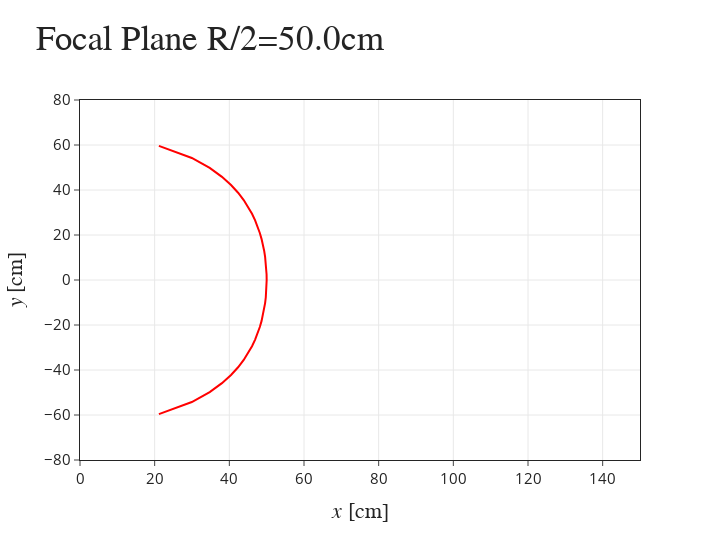

Write notebook code for a chart like this one.
### Code cell
FP1 = go.Scatter(
        x=X,
        y=Y,
        mode="lines",
        name=r"focal plane",
        line=dict(
            color="red", 
            width=2,
            #shape="hvh"
        ),
        #showlegend=True,
        showlegend=False,
    )
fig = go.Figure(FP1, layout=layout)
fig.show()

### Figure 1 — Plotly figure (JSON) as saved in the notebook; plotly's stock layout.template omitted (floating-point values rounded to 4 significant figures)
{"data": [{"line": {"color": "red", "width": 2}, "mode": "lines", "name": "focal plane", "showlegend": false, "type": "scatter", "x": [null, 21.13, 29.95, 34.74, 38.02, 40.45, 42.34, 43.85, 45.07, 46.08, 46.91, 47.6, 48.17, 48.64, 49.03, 49.34, 49.58, 49.77, 49.9, 49.97, 50.0, 49.97, 49.9, 49.77, 49.58, 49.34, 49.03, 48.64, 48.17, 47.6, 46.91, 46.08, 45.07, 43.85, 42.34, 40.45, 38.02, 34.74, 29.95, 21.13], "y": [null, -59.63, -54.25, -49.82, -45.85, -42.2, -38.77, -35.52, -32.41, -29.4, -26.5, -23.66, -20.89, -18.18, -15.51, -12.87, -10.26, -7.679, -5.111, -2.553, 4.533e-14, 2.553, 5.111, 7.679, 10.26, 12.87, 15.51, 18.18, 20.89, 23.66, 26.5, 29.4, 32.41, 35.52, 38.77, 42.2, 45.85, 49.82, 54.25, 59.63]}], "layout": {"height": 540, "legend": {"font": {"family": "Times New Roman", "size": 22}}, "title": {"font": {"family": "Times New Roman", "size": 35}, "text": "Focal Plane R/2=50.0cm"}, "width": 720, "xaxis": {"mirror": true, "range": [0, 150], "showgrid": true, "tickfont": {"size": 15}, "title": {"font": {"family": "Times New Roman", "size": 22}, "text": "<i>x</i> [cm]"}}, "yaxis": {"dtick": 20, "mirror": true, "range": [-80, 80], "showgrid": true, "tickfont": {"size": 15}, "title": {"font": {"family": "Times New Roman", "size": 22}, "text": "<i>y</i> [cm]"}}}}
